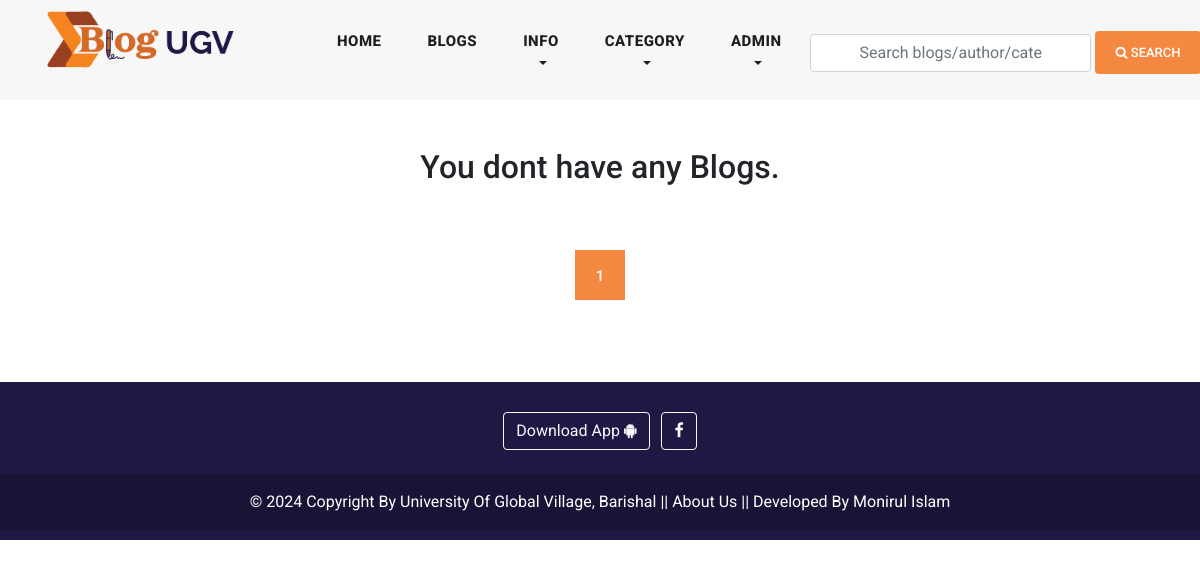
The app's page /my_blogs/ (signed in), older data.
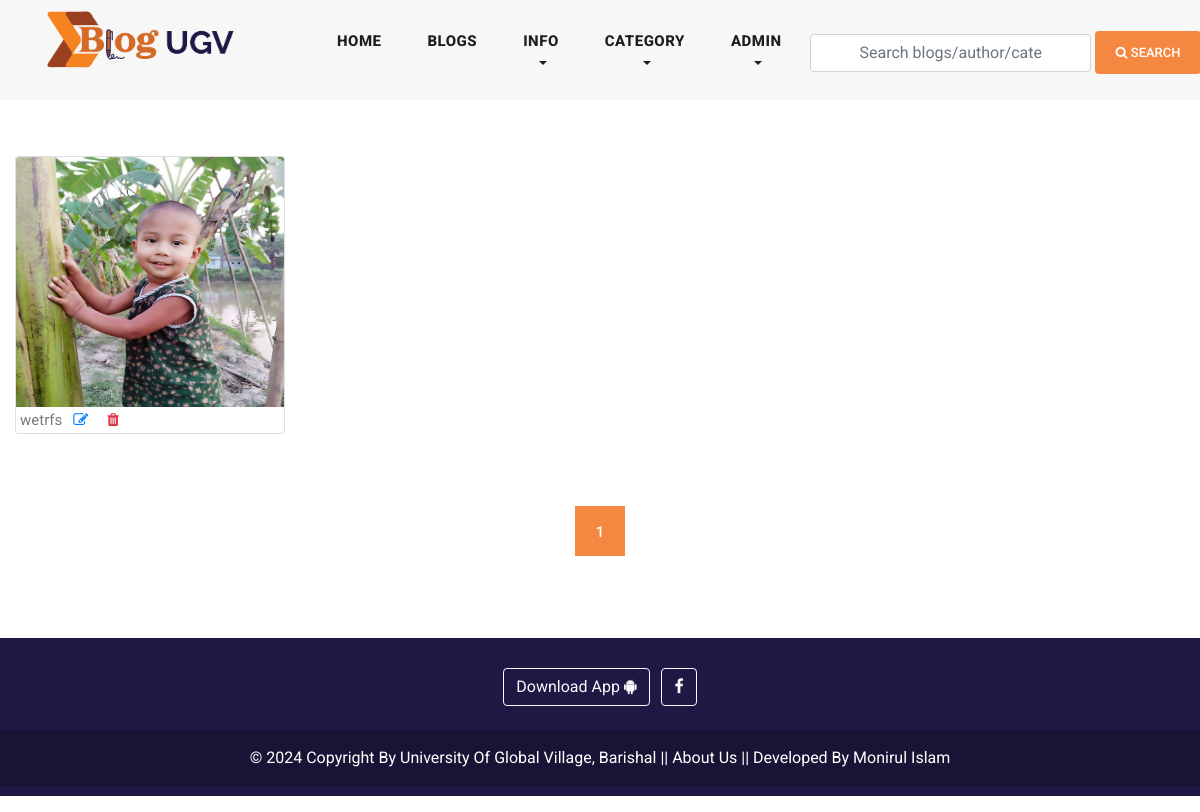
The same page, newer data.
### blog/models.py (models this page shows, shortened)
class Site(models.Model):
    header_logo = models.ImageField(upload_to="site_info")
    footer_logo = models.ImageField(upload_to="site_info")
    site_name = models.CharField(max_length=25)

class Blog(models.Model):
    user = models.ForeignKey(
        User,
        related_name='user_blogs',
        on_delete= models.CASCADE
    )
    category = models.ForeignKey(
        Category,
        related_name='category_blogs',
        on_delete=models.CASCADE
    )
    tags = models.ManyToManyField(
        Tag,
        related_name='tag_blogs',
        blank=True
    )
    likes = models.ManyToManyField(
        User,
        related_name='user_likes',
        blank=True
    )
    title = models.CharField(max_length=250, unique=True)
    slug = models.SlugField(null=True, blank=True, unique=True)
    views = models.PositiveIntegerField(default=0)
    banner = models.ImageField(upload_to=UploadToPath('blog_banners'))
    description = RichTextField()
    created_date = models.DateTimeField(auto_now_add=True)

### blog/views.py (the view, shortened to what this page needs)
# urls.py: path('my_blogs/', my_blogs, name='my_blogs'),
@login_required(login_url='login')
def my_blogs(request):
    queryset = request.user.user_blogs.all().order_by('-created_date')
    page = request.GET.get('page', 1)
    paginator = Paginator(queryset,6)
    delete  = request.GET.get('delete', None)
    try:
        blogs = paginator.page(page)
    except EmptyPage:
        blogs = paginator.page(1)
    except PageNotAnInteger:
        blogs = paginator.page(1)
        return redirect('blogs')
    context = {
        "blogs":blogs,
        "paginator":paginator,
    }
    return render(request, 'my_blogs.html',context)

### blog/context_processors.py (called while the page is built)
def get_all_categories(request):
    categories = Category.objects.all()[:20]
    category_counts = []
    for category in categories:
        blog_count = Blog.objects.filter(category=category).count()
        if blog_count > 0:  # Only include non-empty categories
            category_counts.append({'category': category, 'blog_count': blog_count})
    context = {
        "categories":categories,
        "category_counts": category_counts,
    }
    return context

def site_info(request):
    site = Site.objects.all()
    context = {
        "site":site,
    }
    return context

def ugv_ads(request):
    latest_ad = Ugv_Ad.objects.all()
    context =  {
        'latest_ad': latest_ad,
    }
    return context

### user_profile/context_processors.py (called while the page is built)
def user_notifications(request):
    context = {}
    if request.user.is_authenticated:
        notifications = Notification.objects.filter(
            user = request.user
        ).order_by('-created_date')
        unseen = notifications.exclude(is_seen = True)
        context['notifications'] = notifications
        context['unseen'] = unseen.count()
    return context

### blog/templates/my_blogs.html (shortened to what this page needs)
{% extends 'base.html' %}
{% load static %}
{% block content %}
<div class="my-blogs">
  <div class="container-fluid">
    <div class="row py-5">
        {% if blogs %}
        {% for blog in blogs %}
        <div class="col-md-3 my-2">
          <div class="card">
            <a href="{% url 'blog_details' blog.slug %}"><img style="width: 100%; height: 250px;" class="card-img-top img-fluid" src="{{blog.banner.url}}" alt="Card image cap"></a>
            <div class="card-body">
              <p class="card-text d-flex flex-row">
                {{blog.title|truncatechars:15}}
                <a class="px-2 ml-auto" href="{% url 'update_blog' blog.slug %}">
                  <i class="fa fa-edit"></i>
                </a>
                <a class="px-2" href="?delete={{blog.pk}}" onclick="return confirmDelete('{{ blog.title }}');">
                  <i class="fa fa-trash text-danger"></i>
                </a>
              </p>
            </div>
          </div>
        </div>
        {% endfor %}
        {% else %}
       <div class="container text-center">
        <h2 >You dont have any Blogs. </h2>
       </div>
        {% endif %}
    </div>
    <div class="row py-3">
      {% include 'pagination.html' %}
    </div>
  </div>
</div>
{% endblock content %}

### blog/templates/header.html (shortened to what this page needs)
{% load static %}
<header class="">
    <nav class="navbar navbar-expand-lg">
        <div class="container">
            {% for site_instance in site %}
            <a class="navbar-brand" href="{% url 'home'  %}"><img style="width: 250px; height: 75px;" src="{{site_instance.header_logo.url}}" alt=""></a>
            {% endfor %}
        <div class="collapse navbar-collapse" id="navbarResponsive">
            <ul class="navbar-nav ml-auto">
            <li class="nav-item {% if request.path == '/' %}active{% endif %}">
                <a class="nav-link" href="{% url 'home' %}">Home
                </a>
            </li>
            <li class="nav-item {% if request.path == '/blogs/' %}active{% endif %}">
                <a class="nav-link" href="{% url 'blogs' %}">Blogs</a>
            </li>
            <li class="nav-item dropdown {% if '/top-bloggers/' in request.path %}active {% elif '/about/' in request.path %} active {% elif '/contact/' in request.path %} active {% endif %}  ">
                <a class="nav-link dropdown-toggle" href="#" id="navbarDropdown" role="button" data-toggle="dropdown" aria-haspopup="true" aria-expanded="false">
                  Info
                </a>
            </li>
            <li class="nav-item dropdown {% if '/category_blogs/' in request.path %} active {% endif %}">
                <a class="nav-link dropdown-toggle" href="#" id="navbarDropdown" role="button" data-toggle="dropdown" aria-haspopup="true" aria-expanded="false">
                  Category
                </a>
            </li>
            <li>
                {% if request.user.is_authenticated %}
                <li class="nav-item dropdown  ">
                    <a class="nav-link dropdown-toggle" href="#" id="navbarDropdown" role="button" data-toggle="dropdown" aria-haspopup="true" aria-expanded="false">
                      {% if request.user.username %}
                      {{request.user.username}}
                      {% endif %}
                    </a>
                </li>
                {% else %}
                <li class="nav-item
                {% if request.path == '/login/' %}active{% endif %}">
                    <a class="nav-link" href="{% url 'login' %}">LOGIN</a>
                </li>
                {% endif %}
            </li>
            </ul>
            <form class="form-inline d-flex flex-nowrap my-2 ml-auto search_form" action="{% url 'search_blogs' %}" method="GET" >
                <input class="form-control px-5" name="search" type="text" placeholder="Search blogs/author/category/tags "  required>
                <button class="btn btn-primary ml-1"><i class="fa fa-search"></i> Search</button>
            </form>
        </div>
        </div>
    </nav>
</header>

### blog/templates/footer.html (shortened to what this page needs)
{% load static %}
{% for site in site %}
<div  class="container-fluid my-3 custom-container">
<footer class=" text-center text-white" style="background-color: #1F1844;">
  <div class="container-fluid p-3 pb-0">
    <section class="mb-1">
      <a class="btn btn-outline-light btn-floating m-1" href="#" role="button"
        >Download App  <i class="fa fa-android"></i
      ></a>
      <a class="btn btn-outline-light btn-floating m-1" href="https://www.facebook.com/ugvbarisal/" role="button"
        ><i class="fa fa-facebook-f"></i
      ></a>
    </section>
  </div>
  <div class="text-center p-3" style="background-color: rgba(0, 0, 0, 0.2);">
    <a  class="text-white" target="_blank" href="https://ugv.edu.bd/">© 2024 Copyright By University Of Global Village, Barishal</a> ||
    <a class="text-white"  href="{% url 'about' %}">About Us</a> ||
    <a class="text-white" target="_blank" href="https://www.facebook.com/moniruldevelopers"> Developed By Monirul Islam</a>
  </div>
</footer>
</div>
{% endfor %}

Row changes from the older to the newer data that the page shows:
added Blog: banner (picture), title "wetrfs"
Text that changed along with them:
text no longer shown: "You dont have any Blogs."
